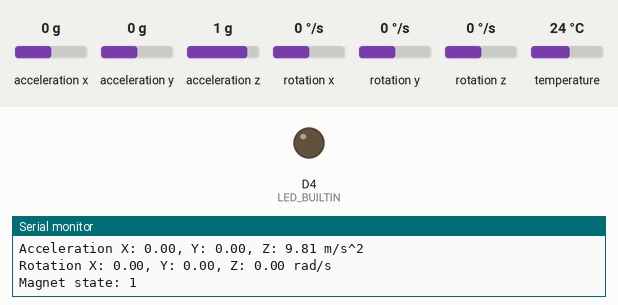
This sketch was run on a simulated ESP8266 (Wemos D1 mini). On the bench: output pins drawn as LEDs (lit = HIGH, except the on-board LED, lit = LOW), the last lines printed to the serial monitor. The test bench sets the inputs (shaded band); at power-on: acceleration x 0 g, acceleration y 0 g, acceleration z 1 g, rotation x 0 °/s, rotation y 0 °/s, rotation z 0 °/s, temperature 24 °C. WiFi joins after 1.5 s; servers stay silent unless stated.

Above: at 1.2 s.
1.3 s: acceleration x set to -0.3 g
At 2.3 s:
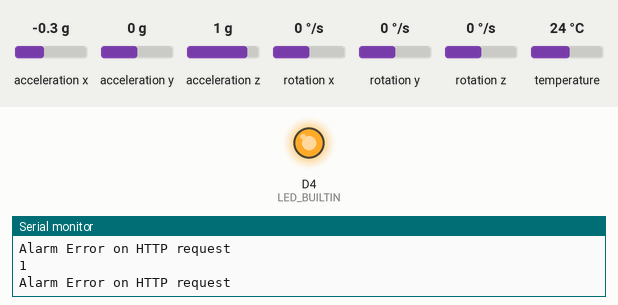
4.3 s: acceleration x set to -1.4 g
At 5.7 s:
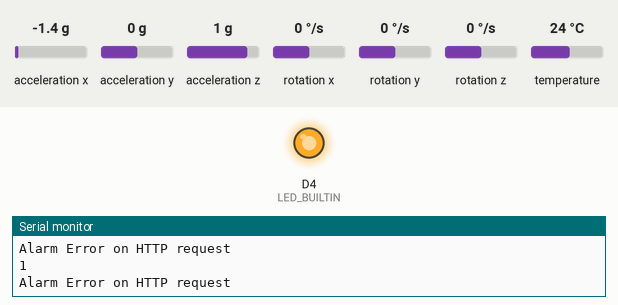
6.0 s: acceleration x set to -1 g
At 10.1 s:
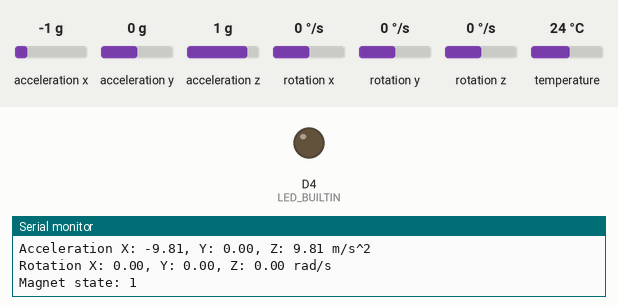
Timing chart, 0 to 11.6 s (numbered marks = the images above; inputs shaded):
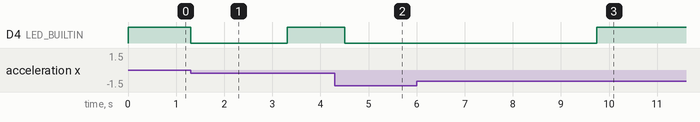

Measured:
- the behaviour switches between -0.1 and -0.2 g on acceleration x (found by bisection; images 0 and 1)
- the behaviour switches between -1.2 and -1.1 g on acceleration x (found by bisection; images 2 and 3)
- after the input at 1.3 s, D4 (LED_BUILTIN): HIGH → LOW at once, → HIGH 2.0 s later
- after the input at 4.3 s, D4 (LED_BUILTIN): HIGH → LOW after 0.20 s
- after the input at 6.0 s, D4 (LED_BUILTIN): LOW → HIGH after 3.7 s instead of 2.1 s

The sketch:

esp8266_window_sensor.ino
```cpp
#include <ESP8266WiFi.h>
#include <ESP8266HTTPClient.h>
#include <Adafruit_MPU6050.h>
#include <Adafruit_Sensor.h>
#include <Wire.h>
#include <cmath>

Adafruit_MPU6050 imu;

const char* ssid = "main_hub";
const char* password = "12345678";
uint32_t lastMillis = 0;
uint32_t alarmMillis = 0;
uint8_t magnetPin = D3;

bool alarm = false;
bool initialized = false;
uint8_t identifier = 0;
uint8_t magnetValue = 0;
uint8_t previousMagnetValue = 0;

struct AccelData {
  float x, y, z;
};

struct GyroData {
  float x, y, z;
};

const int max_history = 10;
AccelData accelHistory[max_history];
GyroData gyroHistory[max_history];
int currentIndex = 0;

void send_alarm();

void setup() {
  Serial.begin(115200);
  Wire.begin(D1, D2);
  WiFi.begin(ssid, password);
  pinMode(magnetPin, INPUT);
  pinMode(LED_BUILTIN, OUTPUT);

  if (!imu.begin()) {
    Serial.println("Didn't detect MPU6050");
    while (imu.begin() == false) {
      delay(10);
    }
  }
  Serial.println("MPU6050 detected");

  imu.setAccelerometerRange(MPU6050_RANGE_2_G);
  imu.setGyroRange(MPU6050_RANGE_250_DEG);

  imu.setFilterBandwidth(MPU6050_BAND_21_HZ);

  digitalWrite(LED_BUILTIN, HIGH);

  for (int i = 0; i < max_history; i++) {
    accelHistory[i] = {0, 0, 0};
    gyroHistory[i] = {0, 0, 0};
  }
}

void loop() {
  sensors_event_t a, g, temp;
  imu.getEvent(&a, &g, &temp);

  accelHistory[currentIndex] = {a.acceleration.x, a.acceleration.y, a.acceleration.z};
  gyroHistory[currentIndex] = {g.gyro.x, g.gyro.y, g.gyro.z};

  previousMagnetValue = magnetValue;
  magnetValue = digitalRead(magnetPin);

  currentIndex++;
  if (currentIndex >= max_history) {
    currentIndex = 0;
    initialized = true;
  }

  AccelData averageAccel = {0, 0, 0};
  GyroData averageGyro = {0, 0, 0};

  for (int i = 0; i < max_history; i++) {
    averageAccel.x += accelHistory[i].x;
    averageAccel.y += accelHistory[i].y;
    averageAccel.z += accelHistory[i].z;
    averageGyro.x += gyroHistory[i].x;
    averageGyro.y += gyroHistory[i].y;
    averageGyro.z += gyroHistory[i].z;
  }

    averageAccel.x /= max_history;
    averageAccel.y /= max_history;
    averageAccel.z /= max_history;
    averageGyro.x /= max_history;
    averageGyro.y /= max_history;
    averageGyro.z /= max_history;


  if ((millis() - lastMillis) % 500 == 0) {
    Serial.print("Acceleration X: ");
    Serial.print(averageAccel.x);
    Serial.print(", Y: ");
    Serial.print(averageAccel.y);
    Serial.print(", Z: ");
    Serial.print(averageAccel.z);
    Serial.println(" m/s^2");

    Serial.print("Rotation X: ");
    Serial.print(averageGyro.x);
    Serial.print(", Y: ");
    Serial.print(averageGyro.y);
    Serial.print(", Z: ");
    Serial.print(averageGyro.z);
    Serial.println(" rad/s");

    Serial.print("Magnet state: ");
    Serial.println(magnetValue);

    Serial.println("");
  }

  uint32_t currentMillis = millis();

  if (initialized == true) {
    if (std::abs(a.acceleration.x - averageAccel.x) > 1) {
      alarm = true;
      identifier = 1;
      alarmMillis = currentMillis;
    }

    if (std::abs(a.acceleration.y - averageAccel.y) > 1) {
      alarm = true;
      identifier = 2;
      alarmMillis = currentMillis;
    }

    if (std::abs(a.acceleration.z - averageAccel.z) > 1) {
      alarm = true;
      identifier = 3;
      alarmMillis = currentMillis;
    }

    if (std::abs(g.gyro.x - averageGyro.x) > 0.1) {
      alarm = true;
      identifier = 4;
      alarmMillis = currentMillis;
    }

    if (std::abs(g.gyro.y - averageGyro.y) > 0.1) {
      alarm = true;
      identifier = 5;
      alarmMillis = currentMillis;
    }

    if (std::abs(g.gyro.z - averageGyro.z) > 0.1) {
      alarm = true;
      identifier = 6;
      alarmMillis = currentMillis;
    }

    if (magnetValue != previousMagnetValue) {
      alarm = true;
      identifier = 7;
      alarmMillis = currentMillis;
    }

  }

  if (alarm == true && (currentMillis - alarmMillis) % 100 == 0) {
    Serial.print("Alarm ");
    send_alarm();
    Serial.println(identifier);
    digitalWrite(LED_BUILTIN, LOW);
    if (millis() - alarmMillis >= 2000) {
      Serial.print("Alarm timeout ");
      Serial.println(identifier);
      alarm = false;
      digitalWrite(LED_BUILTIN, HIGH);
    }
  }
}

void send_alarm() {
  if (WiFi.status() == WL_CONNECTED) {
    HTTPClient http;
    WiFiClient client;

    http.begin(client, "http://192.168.4.1/alarm");
    int httpCode = http.GET();

    if (httpCode > 0) {
      String payload = http.getString();
      Serial.println("Received: " + payload);
    } else {
      Serial.println("Error on HTTP request");
    }

    http.end();
  }
}
```
